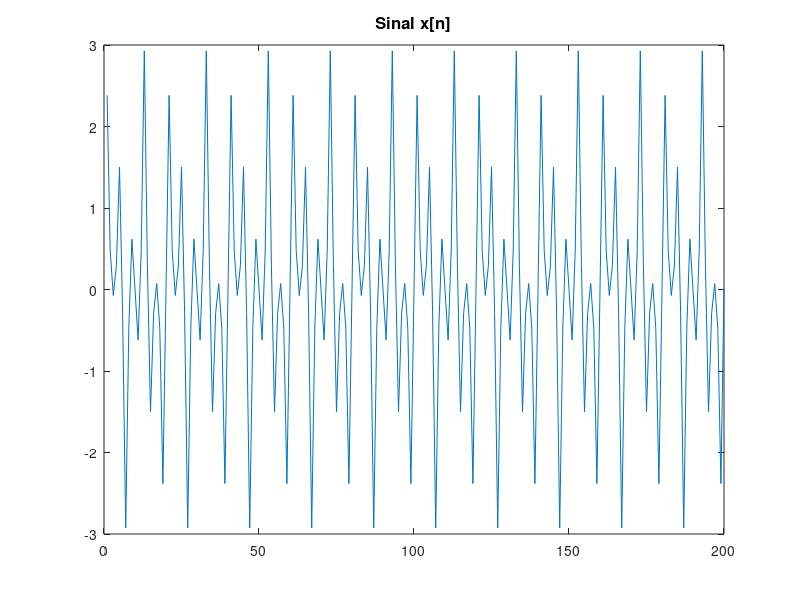
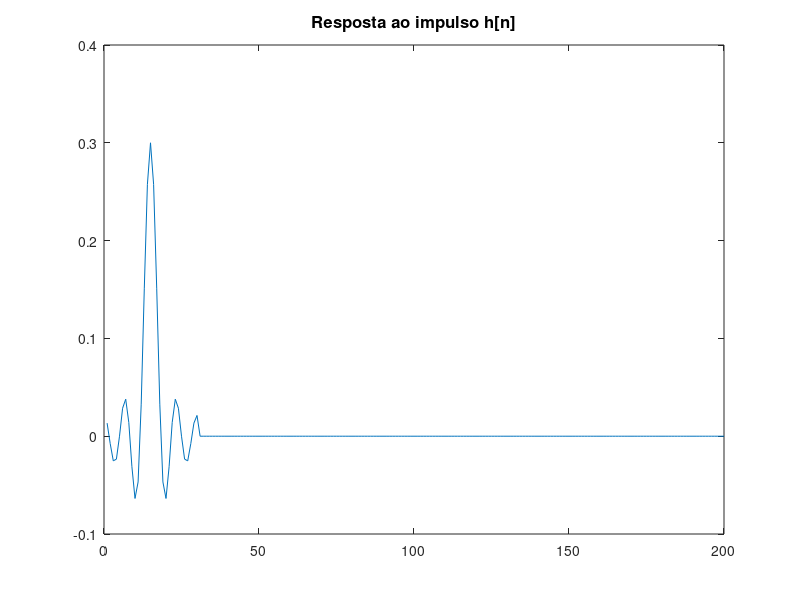
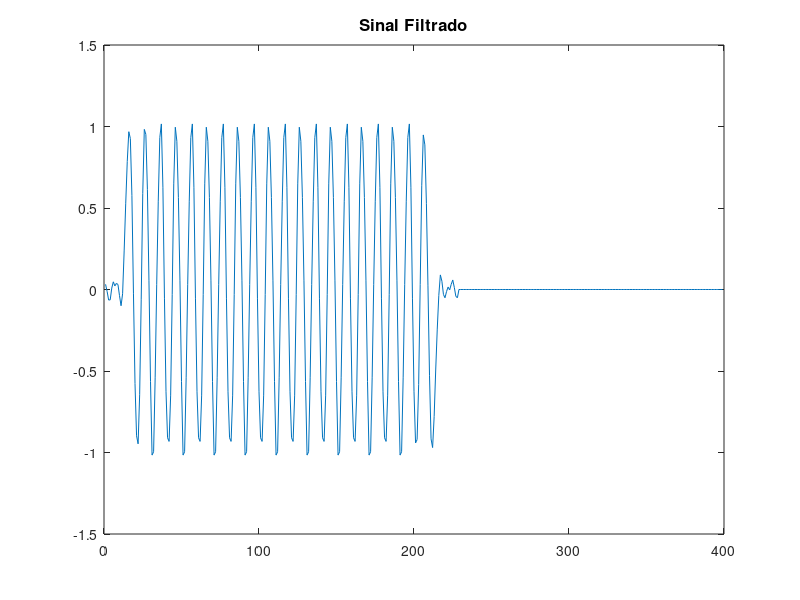

These charts were generated, in order, by the following MATLAB code:

%Gerando os valores de n:
n = 1:200;

%Gerando sinal x(n):
x = sin(0.2*pi*n) + 1.5*sin(0.5*pi*n) + 0.5*sin(0.8*pi*n);
plot(x);
title('Sinal x[n]', 'FontSize', 12, 'FontWeight', 'bold')


%Gerando resposta ao impulso h(n):
figure;
h = zeros(1, length(n)); 
for i=n
    if i>=0 && i<=30 && i~=15
        h(i) = sin(0.3*pi*(i-15))/(pi*(i-15));
    elseif i==15
        h(i) = 0.3;
    end
end
plot(h);
title('Resposta ao impulso h[n]', 'FontSize', 12, 'FontWeight', 'bold');

%Filtrando o sinal (convolução):
figure;
filteredSignal = conv(x,h);
plot(filteredSignal);
title('Sinal Filtrado', 'FontSize', 12, 'FontWeight', 'bold')

%   Questão 4:
%   Observa-se que a convolução entre um sinal de entrada x(n) e a 
%  resposta ao impulso h(n) gerou um sinal periódico com amplitude 
%  constante entre aproximandamente 1 e -1, mesmo que os sinais x(n) e h(n)
%  tenham uma amplitude variada. Isso ocorreu pela operação de
%  multiplicação dos sinais ponto a ponto, de modo que cada produto
%  resultasse em uma amplitude entre 1 e -1 como é observado no sinal
%  filtrado. Dessa forma, ao conhecer o comportamento do sistema pela resposta
%  ao impulso h(n), é possível inferir uma entrada x(n) tal qual a saída do
%  sistema seja uma onda de amplitude constante. Ou seja, o sistema filtra
%  um sinal de entrada deixando-o com o comportamento observado na figura
%  do sinal filtrado.
%







